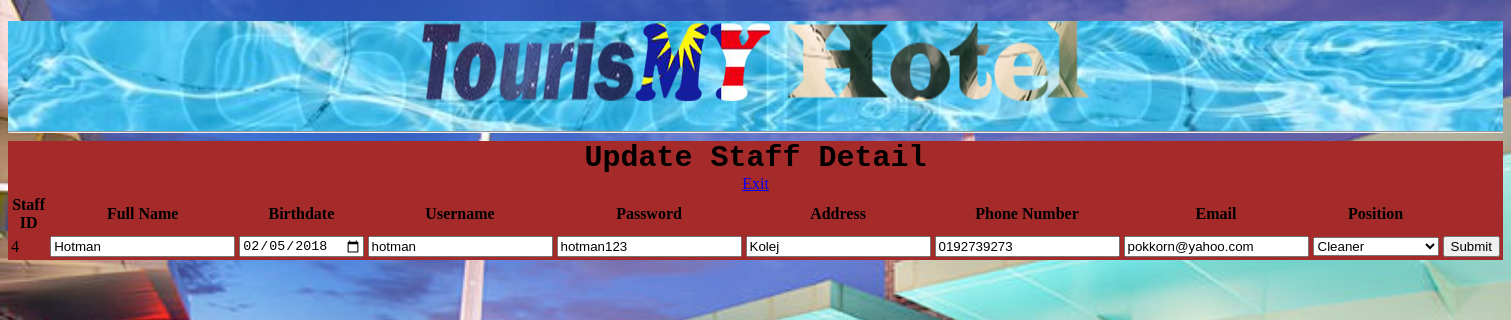
Screenshot of /hotman/supdate.php?id=4 with the database file from the repository.
### tables this page shows
CREATE TABLE `staffsignup` (
  `ID` int(11) NOT NULL,
  `Fullname` varchar(100) NOT NULL,
  `Birthdate` date NOT NULL,
  `Username` varchar(100) NOT NULL,
  `Password` varchar(100) NOT NULL,
  `Address` varchar(100) NOT NULL,
  `Phone` varchar(100) NOT NULL,
  `Email` varchar(100) NOT NULL,
  `Position` enum('Cleaner','Worker','Concierge','Event Planner','Executive Chef','Front Desk Clerk','General Manager','Housekeeper') NOT NULL
);

### hotman/supdate.php (the view, shortened to what this page needs)
<!DOCTYPE HTML>
<HTML>
    <head>
        <link rel="stylesheet" href="styling.css">
    </head>
    <header>
        <h1 align="center" class="titleheader">
        <img src="hotel-logo2.png" />
        </h1>
        <hr/>
    </header>
<body>
    <?php
        $db_HOST="localhost";
        $db_USER="root";
        $db_PASS="123456";
        $conn=mysqli_connect($db_HOST,$db_USER,$db_PASS) or die("Failed to connect to MySQL" .mysqli_error());
        mysqli_select_db($conn,"hotelmgmt");
        $query="Select * from staffsignup where ID='$_GET[id]'";
        $retval=mysqli_query($conn,$query);
    ?>
        <div align="center" class="stafflisting">
            <h2>Update Staff Detail</h2>
        <table>
            <tr>
                <th>Staff ID</th>
                <th>Full Name</th>
                <th>Birthdate</th>
                <th>Username</th>
                <th>Password</th>
                <th>Address</th>
                <th>Phone Number</th>
                <th>Email</th>
                <th>Position</th>
            </tr>
<?php
        while($row=mysqli_fetch_array($retval)){
            echo "<tr><form action=staffupdate.php?id=".$row['ID']." method='POST'>";
            echo "<td>".$row['ID']."</td>";
            echo "<td><input type=text name=fullname value=".$row['Fullname']."></td>";
            echo "<td><input type=date name=birthdate value=".$row['Birthdate']."></td>";
            echo "<td><input type=text name=username value=".$row['Username']."></td>";
            echo "<td><input type=text name=password value=".$row['Password']."></td>";
            echo "<td><input name=address value=".$row['Address']." rows=5 cols=30 ></td>";
            echo "<td><input type=text name=phone value=".$row['Phone']."></td>";
            echo "<td><input type=text name=email value=".$row['Email']."></td>";
            echo "<td><select name=position><option value=1>Cleaner</option>
            <option value=Worker>Worker</option>
            <option value=Concierge>Concierge</option>
            <option value='Event Planner'>Event Planner'</option>
            <option value='Executive Chef'>Executive Chef</option>
            <option value='Front Desk Clerk'>Front Desk Clerk</option>
            <option value='General Manager'>General Manager</option>
            <option value='Housekeeper'>Housekeeper</option>
            </select></td>";
            echo "<td><input type='submit'></td>";
            echo "</form></tr>";
        }
            echo "<a href='stafflist.php'>Exit</a>";
?>
        </table>
    </div>
    </body>
</HTML>

### hotman/styling.css (style rules this page uses)
header { background: url(ocean.jpg) 100% no-repeat; background-size: cover; }
body { background: url(royale.jpg)no-repeat; background-size: cover; }
h2 { font-family: monospace; font-size: 30px; margin: 0 auto; }
.stafflisting { background-color: brown; border: 5px black; }

### rows the page displays
staffsignup: ID "4", fullname "Hotman", birthdate "02/05/2018", username "hotman", password "hotman123", address "Kolej", phone "0192739273", email "pokkorn@yahoo.com"
